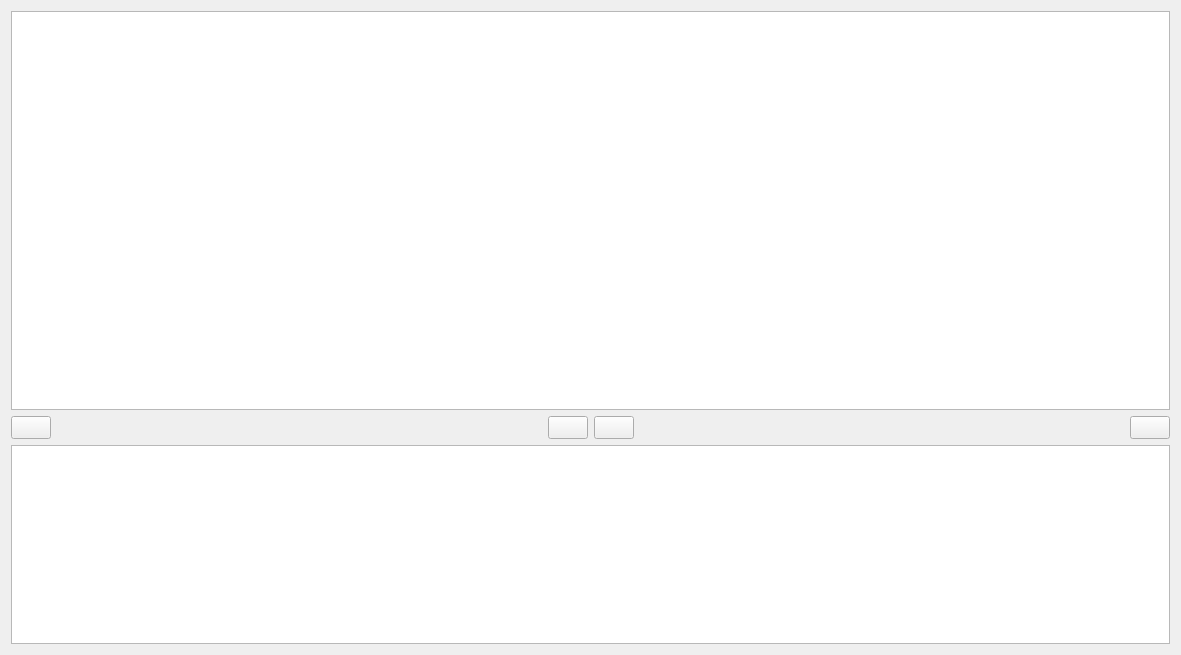
<?xml version="1.0" encoding="UTF-8"?>
<ui version="4.0">
 <class>MotionTest</class>
 <widget class="QWidget" name="MotionTest">
  <property name="geometry">
   <rect>
    <x>0</x>
    <y>0</y>
    <width>1181</width>
    <height>655</height>
   </rect>
  </property>
  <property name="font">
   <font>
    <pointsize>11</pointsize>
   </font>
  </property>
  <property name="windowTitle">
   <string>MotionTest</string>
  </property>
  <layout class="QVBoxLayout" name="verticalLayout" stretch="2,0,1">
   <item>
    <widget class="QGraphicsView" name="v">
     <property name="contextMenuPolicy">
      <enum>Qt::ContextMenuPolicy::CustomContextMenu</enum>
     </property>
     <property name="sizeAdjustPolicy">
      <enum>QAbstractScrollArea::SizeAdjustPolicy::AdjustToContents</enum>
     </property>
     <property name="alignment">
      <set>Qt::AlignmentFlag::AlignHCenter|Qt::AlignmentFlag::AlignTop</set>
     </property>
     <property name="resizeAnchor">
      <enum>QGraphicsView::ViewportAnchor::AnchorUnderMouse</enum>
     </property>
    </widget>
   </item>
   <item>
    <layout class="QHBoxLayout" name="horizontalLayout">
     <item>
      <widget class="QToolButton" name="tbl">
       <property name="text">
        <string/>
       </property>
       <property name="icon">
        <iconset theme="go-first"/>
       </property>
       <property name="iconSize">
        <size>
         <width>32</width>
         <height>16</height>
        </size>
       </property>
       <property name="shortcut">
        <string>Left</string>
       </property>
      </widget>
     </item>
     <item>
      <spacer name="horizontalSpacer">
       <property name="orientation">
        <enum>Qt::Orientation::Horizontal</enum>
       </property>
       <property name="sizeHint" stdset="0">
        <size>
         <width>40</width>
         <height>20</height>
        </size>
       </property>
      </spacer>
     </item>
     <item>
      <widget class="QToolButton" name="tbu">
       <property name="text">
        <string/>
       </property>
       <property name="icon">
        <iconset theme="go-up"/>
       </property>
       <property name="iconSize">
        <size>
         <width>32</width>
         <height>16</height>
        </size>
       </property>
       <property name="shortcut">
        <string>Up</string>
       </property>
      </widget>
     </item>
     <item>
      <widget class="QToolButton" name="tbd">
       <property name="text">
        <string/>
       </property>
       <property name="icon">
        <iconset theme="go-down"/>
       </property>
       <property name="iconSize">
        <size>
         <width>32</width>
         <height>16</height>
        </size>
       </property>
       <property name="shortcut">
        <string>Down</string>
       </property>
      </widget>
     </item>
     <item>
      <spacer name="horizontalSpacer_2">
       <property name="orientation">
        <enum>Qt::Orientation::Horizontal</enum>
       </property>
       <property name="sizeHint" stdset="0">
        <size>
         <width>40</width>
         <height>20</height>
        </size>
       </property>
      </spacer>
     </item>
     <item>
      <widget class="QToolButton" name="tbr">
       <property name="text">
        <string/>
       </property>
       <property name="icon">
        <iconset theme="go-last"/>
       </property>
       <property name="iconSize">
        <size>
         <width>32</width>
         <height>16</height>
        </size>
       </property>
       <property name="shortcut">
        <string>Right</string>
       </property>
      </widget>
     </item>
    </layout>
   </item>
   <item>
    <widget class="QPlainTextEdit" name="tex"/>
   </item>
  </layout>
 </widget>
 <layoutdefault spacing="6" margin="11"/>
 <resources/>
 <connections/>
</ui>
